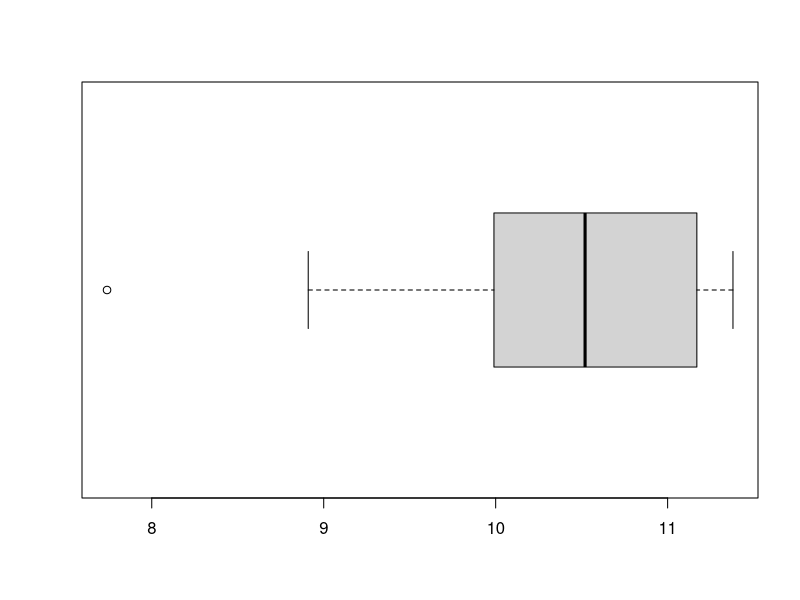
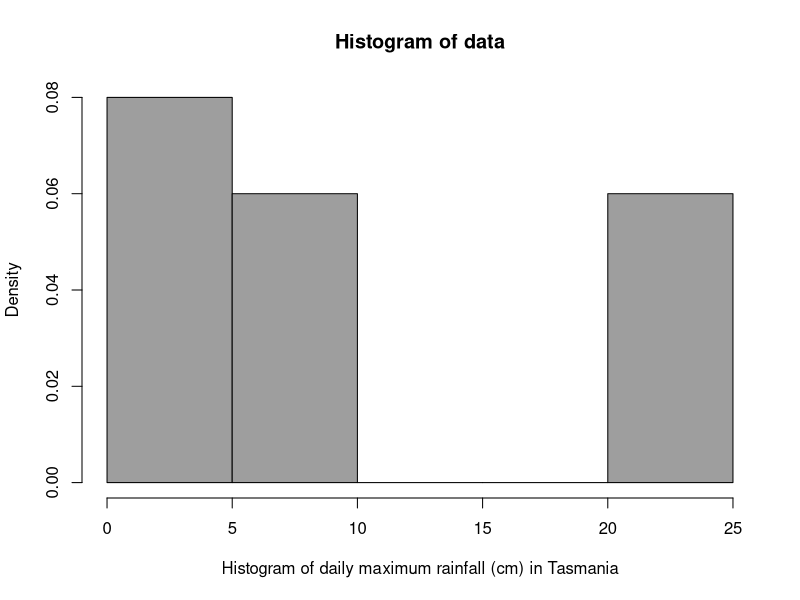
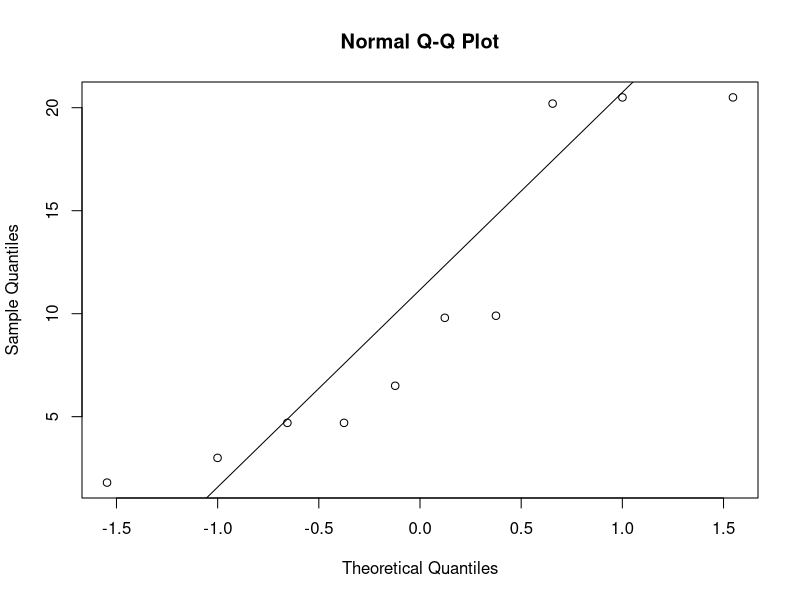
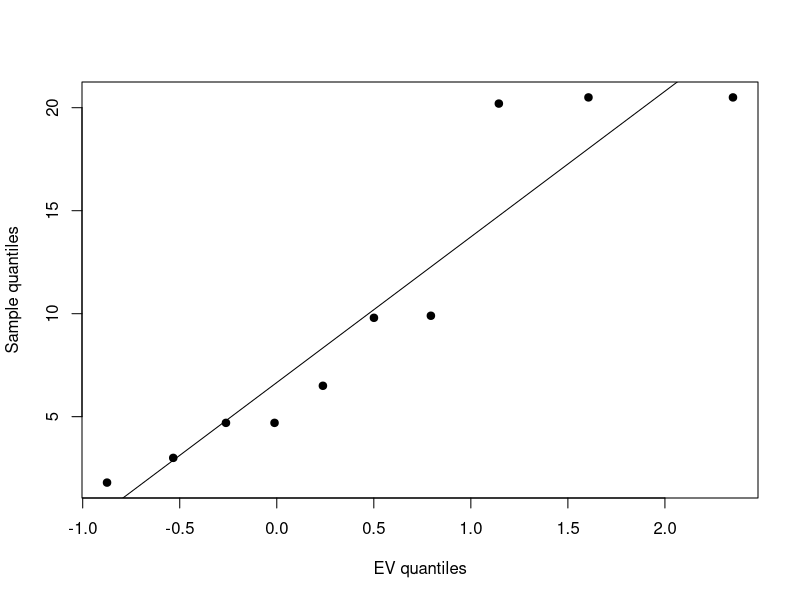

Source code (R) for these figures, in order:
## ---- chunk 1
x <- c(4.1, -1.3, 2.5, -.6, -21.7)
x
## ---- chunk 2
x <- c(2, 3)
y <- c(5, 7)
z <- c(x, y)
z
## ---- chunk 3
c(1,2) + c(4,5)
1:5 + 3
## ---- chunk 4
n <- 5
1:n
1:n-1
1:(n-1)
## ---- chunk 5
seq(1, 2, by=0.1)
seq(1, 2, length.out=20)
## ---- chunk 6
A <- matrix(c(2, -1, 4, 2, 1, 5), nrow=2)
A
## ---- chunk 7
A[1,2]
A[1, ] # first row
mean(A)
## ---- chunk 8
paste(c("X", "Y"), 1:10, sep="")
## ---- chunk 9
x <- rnorm(10, mean=10, sd=2)
x
## ---- chunk 10
sum(log(1:100))
## ---- chunk 11
x <- rnorm(100, mean=1, sd=2)
mean(x^2)
## ---- chunk 12
qnorm(0.1)
qnorm(0.1, lower.tail = FALSE)

a = 0.9
qnorm(a, lower.tail = FALSE)
## ---- chunk 13
exp1pdf <- function(x){
  if (x>=0){
    return(exp(-x))
  } else {
    return(0)
  }
  
}
## ---- chunk 14
exp1pdf(1) # should give same value as dexp(1)
dexp(1)
## ---- chunk 15
exp1pdf(-1) #should give 0
dexp(-1)
## ---- chunk 16
data = c(10.39, 10.43, 9.99, 11.17, 8.91, 11.20, 11.38, 7.74, 10.61, 11.11)
summary(data)

min(data)

boxplot(data, horizontal = TRUE)
## ---- chunk 17
data = c(9.9, 4.7, 20.5, 1.8, 4.7, 9.8, 20.5, 20.2, 6.5, 3.0)

hist(data, freq=FALSE, xlab="Histogram of daily maximum rainfall (cm) in Tasmania", col=8)

qqnorm(data)
qqline(data)
## ---- chunk 18
n=10
p=1:n/(10+1) # p=k/(n+1)
data.sorted = sort(data) # order statistics
Finv = -log(-log(p)) # inverse cdf for EV dist.

plot(Finv, data.sorted, pch=19,
     xlab="EV quantiles",
     ylab="Sample quantiles")

# find line of best fit
# he says don't worry too much about these, they will be explored in later labs
fit = lm(data.sorted ~ Finv)
abline(fit)

## ---- chunk 19
coef(fit)
## ---- chunk 20

